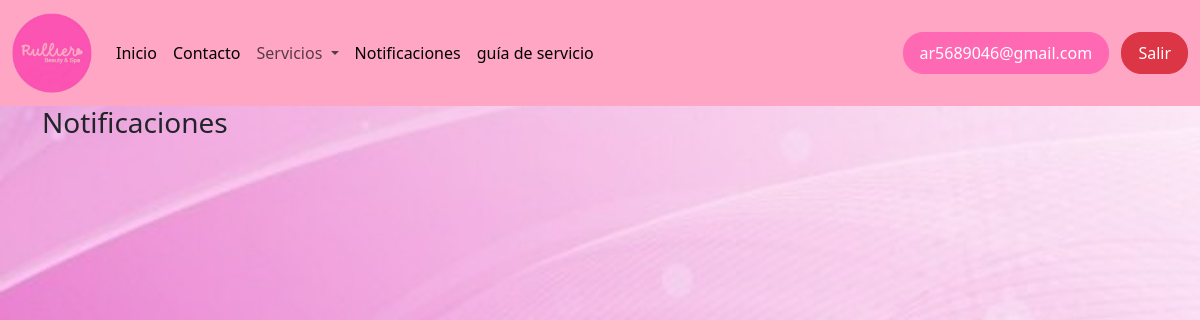
The app's page /clientes/notificaciones/index.php (signed in), older data.
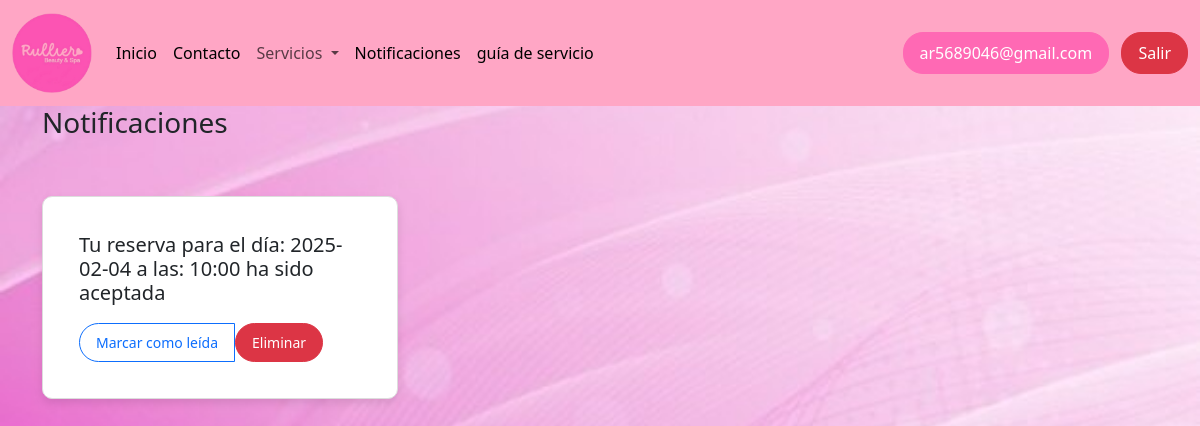
The same page, newer data.
### tables this page shows
CREATE TABLE `notificaciones` (
  `id` int(11) NOT NULL,
  `id_usuario_fk` int(11) DEFAULT NULL,
  `mensaje` text DEFAULT NULL
);

### clientes/layout/validacion.php (called while the page is built, shortened)
<?php
    if(isset($_SESSION['emailu'])) {
        $email_sesion = $_SESSION['emailu'];
        $sql = "SELECT * FROM usuarios WHERE email = '$email_sesion' ";
        $query = $pdo->prepare($sql);
        $query->execute();
        $usuarios = $query->fetchAll(PDO::FETCH_ASSOC);
        foreach ($usuarios as $usuario) {
            $id_usuario_sesion = $usuario['id'];
        }
    }else{
        echo "no ha pasado por el login";
    }
?>

### clientes/notificaciones/index.php (the view, shortened to what this page needs)
<?php include '../layout/cabecera.php';?>
<?php include '../layout/nav.php';?>
<?php $sql = "SELECT * FROM notificaciones where id_usuario_fk = '$id_usuario_sesion' ";
$query = $pdo->prepare($sql);
$query->execute();
$notificaciones = $query->fetchAll(PDO::FETCH_ASSOC);
?>
<section>
  <div class="container">
    <div class="row">
      <div class="col-md-12">
        <h3>Notificaciones</h3>
      </div>
    </div>
    <div class="row mt-5">
      <?php foreach ($notificaciones as $notificacion) : ?>
        <div class="col-md-4 mb-4">
          <div class="card notification-card" data-id="<?php echo $notificacion['id']; ?>"> <div class="card-body">
              <h5 class="card-title"><?php echo $notificacion['mensaje']; ?></h5>
              <div class="btn-group">
                <button type="button" class="btn btn-sm btn-outline-primary mark-as-read">Marcar como leída</button>
                <form action="eliminar_notificacion.php" method="POST">
                    <button type="submit" class="btn btn-sm btn-danger delete-notification">Eliminar</button>
                </form>
            </div>
            </div>
          </div>
        </div>
      <?php endforeach; ?>
    </div>
  </div>
</section>

Row changes from the older to the newer data that the page shows:
added notificaciones: mensaje "Tu reserva para el día: 2025-02-04 a las: 10:00 ha sido aceptada"
